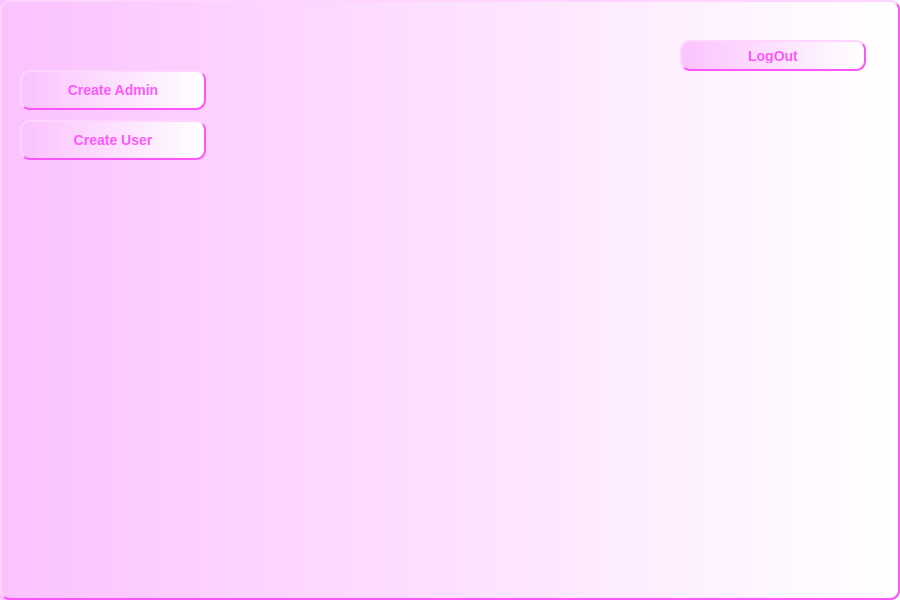
<?xml version="1.0" encoding="UTF-8"?>
<ui version="4.0">
 <class>Superadmin</class>
 <widget class="QMainWindow" name="Superadmin">
  <property name="geometry">
   <rect>
    <x>0</x>
    <y>0</y>
    <width>900</width>
    <height>600</height>
   </rect>
  </property>
  <property name="windowTitle">
   <string>MainWindow</string>
  </property>
  <property name="styleSheet">
   <string notr="true">background-color:qlineargradient(spread:pad, x1:0, y1:0, x2:1, y2:0, stop:0 rgb(251, 194, 255), stop:1 rgba(255, 255, 255, 255));
color: rgb(255, 85, 255);
border-style: outset;
border-width: 2px;
border-radius: 10px;
border-color: rgb(255, 85, 255);
font: bold 14px;
min-width: 10em;
padding: 6px;
</string>
  </property>
  <widget class="QWidget" name="centralwidget">
   <widget class="QPushButton" name="Create_User_pushButton">
    <property name="geometry">
     <rect>
      <x>20</x>
      <y>120</y>
      <width>186</width>
      <height>40</height>
     </rect>
    </property>
    <property name="text">
     <string>Create User</string>
    </property>
   </widget>
   <widget class="QPushButton" name="Create_Admin_pushButton">
    <property name="geometry">
     <rect>
      <x>20</x>
      <y>70</y>
      <width>186</width>
      <height>40</height>
     </rect>
    </property>
    <property name="text">
     <string>Create Admin</string>
    </property>
   </widget>
   <widget class="QPushButton" name="LogOut_pushButton">
    <property name="geometry">
     <rect>
      <x>680</x>
      <y>40</y>
      <width>186</width>
      <height>31</height>
     </rect>
    </property>
    <property name="text">
     <string>LogOut</string>
    </property>
   </widget>
  </widget>
 </widget>
 <resources/>
 <connections/>
</ui>
